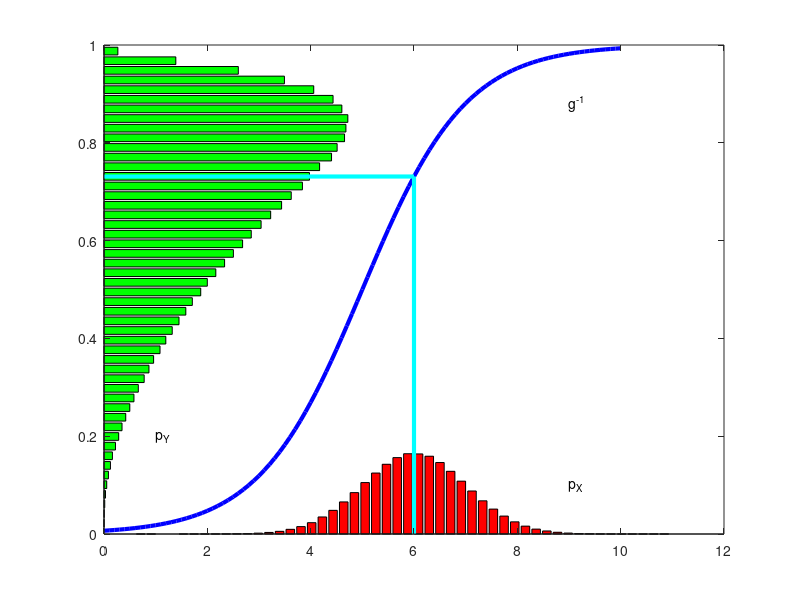

Reproduce this figure in MATLAB.
function bayesChangeOfVar()

xseq = [0:0.1:10];
function y = ginv(x)
  y = 1 ./ (1 + exp(-x + 5));
end

mu = 6; sigma = 1;

N = 10^6;
x = normrnd(mu,sigma,N,1);
[xheight,xpoints] = hist(x,50,1);
[ypoints,yheight] = hist(ginv(x),50,1);
bar(xpoints,xheight*2,'r');
hold on;
plot(xseq,ginv(xseq),'b','linewidth',3);
barh(yheight,ypoints*100,'g');
line([mu,mu],[0,ginv(mu)],'color','c','linewidth',3);
line([0,mu],[ginv(mu),ginv(mu)],'color','c','linewidth',3);

text(9,1/10,'p_X');
text(1,2/10,'p_Y');
text(9,ginv(9) - 1/10,'g^{-1}');
hold off;

end



